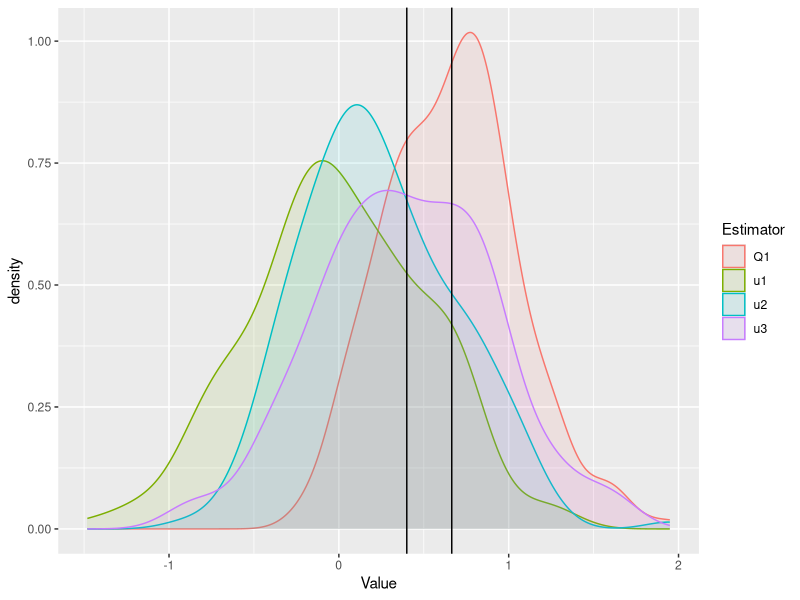
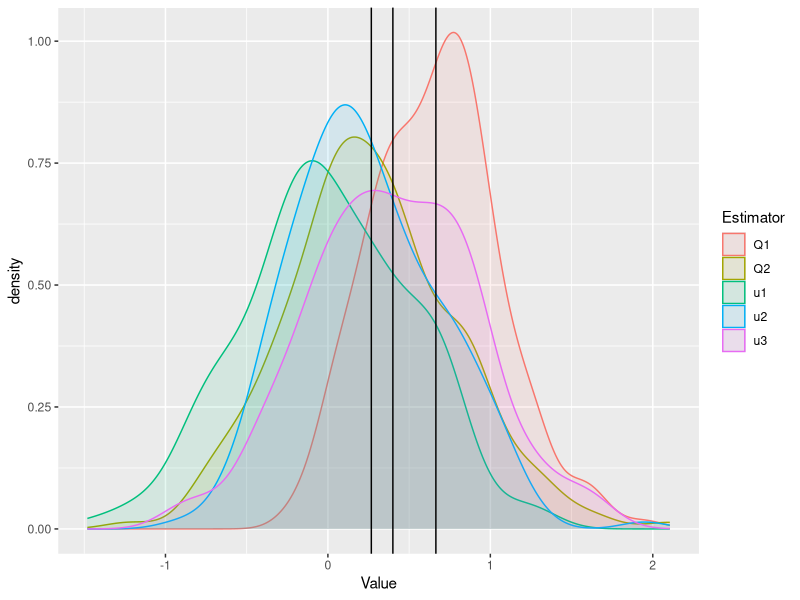
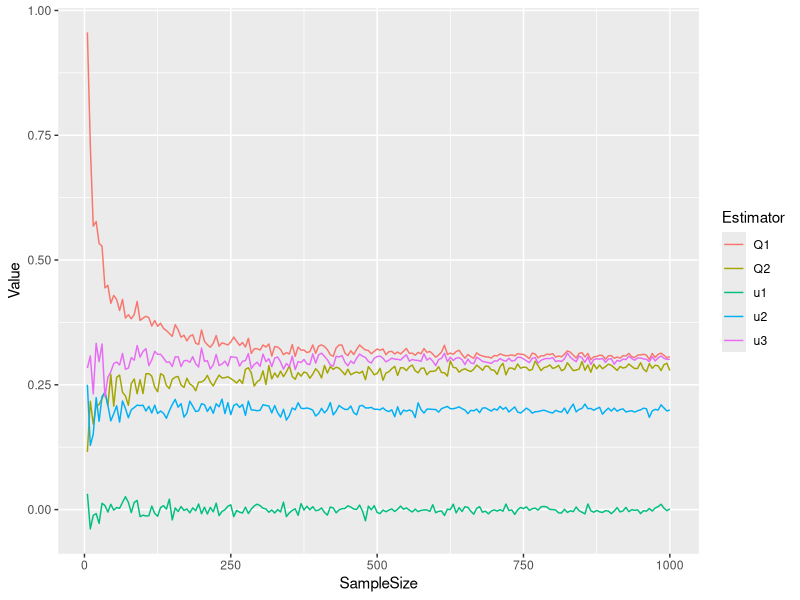

The R source for these figures, in order: (Note: a time limit stopped this script after it produced the figures.)
# Show the single estimator of the maximum expected value is biased

# assume we have three random variables

# each variable has its normal distribution

# get the 200 means of 100 samples for each variable

# get the maximum

# plot the density
X1 <- rep(NA, 200)
X2 <- rep(NA, 200)
X3 <- rep(NA, 200)
Q1 <- rep(NA, 200)
Q2 <- rep(NA, 200)


for(i in 1:200){
	X1[i] <- mean(rnorm(100, mean=0, sd=5))
	X2[i] <- mean(rnorm(100, mean=0.2, sd=5))
	X3[i] <- mean(rnorm(100, mean=0.4, sd=5))
	Q1[i] <- max(X1[i], X2[i], X3[i])
	a <- which(c(X1[i], X2[i], X3[i])==Q1[i])
	Q2[i] <- mean(rnorm(100, mean=c(0, 0.2, 0.4)[a], sd=5))
}

library(ggplot2)
df1 <- data.frame(Value = c(X1, X2, X3, Q1),Estimator=rep(c("u1","u2","u3","Q1"), each=200))
ggplot(df1, aes(Value, fill = Estimator, colour = Estimator)) +
  geom_density(alpha = 0.1) + geom_vline(xintercept = c(0.4, mean(Q1))) #+
#  geom_text(aes(x=c(0.4), label=c(paste("max =",0.4)), y=-0.05), angle=90, vjust = -1, size=11)+ 
#  geom_text(aes(x=c(mean(Q1)), label=c(paste("E(Q1) =", round(mean(Q1),2))), y=-0.05), angle=90, vjust = -1, size=5)+ 
#  geom_text(aes(x=c(mean(Q2)), label=c(paste("E(Q2) =", round(mean(Q2),2))), y=-0.05), angle=90, vjust = -1, size=5)

df2 <- data.frame(Value = c(X1, X2, X3, Q1, Q2),Estimator=rep(c("u1","u2","u3","Q1","Q2"), each=200))
ggplot(df2, aes(Value, fill = Estimator, colour = Estimator)) +
  geom_density(alpha = 0.1) + geom_vline(xintercept = c(0.4, mean(Q1), mean(Q2))) #+
#  geom_text(aes(x=c(0.4), label=c(paste("max =",0.4)), y=-0.05), angle=90, vjust = -1, size=11)+ 
#  geom_text(aes(x=c(mean(Q1)), label=c(paste("E(Q1) =", round(mean(Q1),2))), y=-0.05), angle=90, vjust = -1, size=5)+ 
#  geom_text(aes(x=c(mean(Q2)), label=c(paste("E(Q2) =", round(mean(Q2),2))), y=-0.05), angle=90, vjust = -1, size=5)


  
# convergence
X1 <- matrix(rep(NA, 200*200), nrow=200)
X2 <- matrix(rep(NA, 200*200), nrow=200)
X3 <- matrix(rep(NA, 200*200), nrow=200)
Q1 <- matrix(rep(NA, 200*200), nrow=200)
Q2 <- matrix(rep(NA, 200*200), nrow=200)
for(j in 1:200){
	for(i in 1:200){
		X1[i,j] <- mean(rnorm(i*5, mean=0, sd=2))
		X2[i,j] <- mean(rnorm(i*5, mean=0.2, sd=2))
		X3[i,j] <- mean(rnorm(i*5, mean=0.3, sd=2))
		Q1[i,j] <- max(X1[i,j], X2[i,j], X3[i,j])
		a <- which(c(X1[i,j], X2[i,j], X3[i,j])==Q1[i,j])
		Q2[i,j] <- mean(rnorm(i*5, mean=c(0, 0.2, 0.3)[a], sd=2))
	}
}
df2 <- data.frame(Value = c(rowMeans(X1), rowMeans(X2), rowMeans(X3), rowMeans(Q1), rowMeans(Q2)),Estimator=rep(c("u1","u2","u3","Q1","Q2"), each=200), SampleSize=rep(5*(1:200),5))
ggplot(df2, aes(x=SampleSize, y=Value, fill = Estimator, colour = Estimator)) + geom_line()# +  geom_line(aes(linetype=Estimator))
 

# Weighted Q learning

# Grid World in https://papers.nips.cc/paper/3964-double-q-learning
# a simplized version of the environment
dostep <- function(currX, currY, targetX=3, targetY=3, action)  { 
	# action <- c("N", "E", "S", "W")[action]
	reward <- 0 # default
	if((currX==1 & action==1)|	# "N" hit the upper wall 
		(currX==3 & action==3)|	# "S" hit the bottom wall
		(currY==1 & action==4)|	# "W" hit the left wall
		(currY==3 & action==2)){# "E" hit the right wall
			# reward=-1
			newX=currX
			newY=currY
	} else {	
		if (action==1){  # "N"
			newX=currX-1
			newY=currY			
		} else if (action==3){  # "S"
			newX=currX+1
			newY=currY			
		}else if (action==2){	# "E"
			newX=currX
			newY=currY+1			
		}else if(action==4){	# "W"
			newX=currX
			newY=currY-1			
		}
	} 

	if ((newX==targetX)&(newY==targetY)){ # land on garget (prize)
		reward=5
	} else {
		reward <- sample(c(-12, 10),1)
	}
	
	return(list(newX=newX, newY=newY, reward=reward))
}


# select action
greedy <- function(Qa, Qb=NULL, epsilon=0.05){	# Qa, Qb (length 4) = Q values of current position, epsilon-greedy 
	if(runif(1)<epsilon){
		A <- sample(1:4, 1) # sample(c("N", "E", "S", "W"), 1)
	} else {
		if(is.null(Qb)){
			Qab <- Qa	#Q-learning
		} else {
			Qab <- (Qa + Qb)/2	# double Q-learning
		}
		temp <- which(Qab %in% max(Qab))
		if(length(temp)>1) {
			temp <- sample(temp,1)
		}
		A <- temp
	}
	
	return(A)
}



# Q learning
# initial
QA <- array(0, dim=c(3,3,4))
N <- matrix(0, nrow=3, ncol=3) # for calculating epsilon
na <- array(0, dim=c(3,3,4)) # for calculating learning rate
gamma <- 0.95

experiments <- 500
steps <- 20000

Q_Start_Max <- matrix(NA, nrow=experiments, ncol=steps)
Q_reward_experiment <- matrix(NA, nrow=experiments, ncol=steps)

for(i in 1:experiments) {

	QA[] <- 0
	N[] <- 0
	na[] <- 0
	currX <- 1
	currY <- 1
	
	for (j in 1:steps){
		if(currX==3 & currY==3){
			currX <- 1
			currY <- 1
		}

		Q_Start_Max[i, j] <- max(QA[1, 1, ])
		N[currX, currY] <- N[currX, currY] + 1
		A <- greedy(Qa=QA[currX, currY, ],epsilon=1/sqrt(N[currX, currY]))
		na[currX, currY, A] <- na[currX, currY, A] + 1
		currStep <- dostep(currX, currY, action=A)
		nextX <- currStep$newX
		nextY <- currStep$newY
		reward <- currStep$reward
		Q_reward_experiment[i, j] <- reward		
		nextA <- greedy(QA[nextX, nextY, ], epsilon=0)
		# update Q(s,a)
		lr <- 1/na[currX, currY, A]
		#lr <- 1/(na[currX, currY, A]^0.8)
		QA[currX, currY, A] <- QA[currX, currY, A] + lr*(reward+gamma*QA[nextX, nextY, nextA]-QA[currX, currY, A])
		currX <- nextX
		currY <- nextY	
	}
}



# Double Q-learning
# initial
QA <- array(0, dim=c(3,3,4))
QB <- array(0, dim=c(3,3,4))
N <- matrix(0, nrow=3, ncol=3)
naA <- array(0, dim=c(3,3,4)) # for calculating learning rate
naB <- array(0, dim=c(3,3,4)) # for calculating learning rate
gamma <- 0.95

experiments <- 500
steps <- 20000

DQ_Start_Max <- matrix(NA, nrow=experiments, ncol=steps)
DQ_reward_experiment <- matrix(NA, nrow=experiments, ncol=steps)

for(i in 1:experiments) {

	QA[] <- 0
	QB[] <- 0
	N[] <- 0
	naA[] <- 0
	naB[] <- 0
	currX <- 1
	currY <- 1
	
	for (j in 1:steps){
		if(currX==3 & currY==3){
			currX <- 1
			currY <- 1
		}
		QAB <- (QA + QB)/2
		DQ_Start_Max[i, j] <- max(QAB[1, 1, ])
		N[currX, currY] <- N[currX, currY] + 1
		A <- greedy(Qa=QAB[currX, currY, ],epsilon=1/sqrt(N[currX, currY]))
		currStep <- dostep(currX, currY, action=A)
		nextX <- currStep$newX
		nextY <- currStep$newY
		reward <- currStep$reward
		DQ_reward_experiment[i, j] <- reward
		#lr <- 1/(N[currX, currY]^0.8)
		if(runif(1)<0.5){
			nextA <- greedy(QA[nextX, nextY, ], epsilon=0)
			naA[currX, currY, A] <- naA[currX, currY, A] + 1
			lr <- 1/naA[currX, currY, A]
			QA[currX, currY, A] <- QA[currX, currY, A] + lr*(reward+gamma*QB[nextX, nextY, nextA]-QA[currX, currY, A])
		} else {
			nextB <- greedy(QB[nextX, nextY, ], epsilon=0)
			naB[currX, currY, A] <- naB[currX, currY, A] + 1
			lr <- 1/naB[currX, currY, A]
			QB[currX, currY, A] <- QB[currX, currY, A] + lr*(reward+gamma*QA[nextX, nextY, nextB]-QB[currX, currY, A])
			
		}
		currX <- nextX
		currY <- nextY	
	}
}




# Weighted Double Q-learning
# initial
QA <- array(0, dim=c(3,3,4))
QB <- array(0, dim=c(3,3,4))
N <- matrix(0, nrow=3, ncol=3)
naA <- array(0, dim=c(3,3,4)) # for calculating learning rate
naB <- array(0, dim=c(3,3,4)) # for calculating learning rate
gamma <- 0.95

experiments <- 500
steps <- 20000

WDQ_Start_Max_0_75 <- matrix(NA, nrow=experiments, ncol=steps)
WDQ_reward_experiment_0_75 <- matrix(NA, nrow=experiments, ncol=steps)
weight <- 0.75
for(i in 1:experiments) {

	QA[] <- 0
	QB[] <- 0
	N[] <- 0
	naA[] <- 0
	naB[] <- 0
	currX <- 1
	currY <- 1
	
	for (j in 1:steps){
		if(currX==3 & currY==3){
			currX <- 1
			currY <- 1
		}
		QAB <- (QA + QB)/2
		WDQ_Start_Max_0_75[i, j] <- max(QAB[1, 1, ])
		N[currX, currY] <- N[currX, currY] + 1
		A <- greedy(Qa=QAB[currX, currY, ] ,epsilon=1/sqrt(N[currX, currY]))
		currStep <- dostep(currX, currY, action=A)
		nextX <- currStep$newX
		nextY <- currStep$newY
		reward <- currStep$reward
		WDQ_reward_experiment_0_75[i, j] <- reward
		#lr <- 1/(N[currX, currY]^0.8)
		if(runif(1)<0.5){
			nextA <- greedy(QA[nextX, nextY, ], epsilon=0)
			naA[currX, currY, A] <- naA[currX, currY, A] + 1
			lr <- 1/naA[currX, currY, A]
			QA[currX, currY, A] <- QA[currX, currY, A] + lr*(reward+gamma*(weight*QA[nextX, nextY, nextA]+(1-weight)*QB[nextX, nextY, nextA])-QA[currX, currY, A])
		} else {
			nextB <- greedy(QB[nextX, nextY, ], epsilon=0)
			naB[currX, currY, A] <- naB[currX, currY, A] + 1
			lr <- 1/naB[currX, currY, A]
			QB[currX, currY, A] <- QB[currX, currY, A] + lr*(reward+gamma*(weight*QB[nextX, nextY, nextB]+(1-weight)*QA[nextX, nextY, nextB])-QB[currX, currY, A])			
		}
		currX <- nextX
		currY <- nextY	
	}
}

#Q_Start_Max_mean <- colMeans(Q_Start_Max)
#Q_reward_experiment_mean <- colMeans(Q_reward_experiment)

#DQ_Start_Max_mean <- colMeans(DQ_Start_Max)
#DQ_reward_experiment_mean <- colMeans(DQ_reward_experiment)

WDQ_Start_Max_mean_0_75 <- colMeans(WDQ_Start_Max_0_75)
WDQ_reward_experiment_mean_0_75 <- colMeans(WDQ_reward_experiment_0_75)







# Q learning
# initial
QA <- array(0, dim=c(3,3,4))
N <- matrix(0, nrow=3, ncol=3)
na <- array(0, dim=c(3,3,4)) # for calculating learning rate
gamma <- 0.95

experiments <- 500
steps <- 20000

Q_Start_Max2 <- matrix(NA, nrow=experiments, ncol=steps)
Q_reward_experiment2 <- matrix(NA, nrow=experiments, ncol=steps)

for(i in 1:experiments) {

	QA[] <- 0
	N[] <- 0
	na[] <- 0
	currX <- 1
	currY <- 1
	
	for (j in 1:steps){
		if(currX==3 & currY==3){
			currX <- 1
			currY <- 1
		}

		Q_Start_Max2[i, j] <- max(QA[1, 1, ])
		N[currX, currY] <- N[currX, currY] + 1
		A <- greedy(Qa=QA[currX, currY, ],epsilon=1/sqrt(N[currX, currY]))
		na[currX, currY, A] <- na[currX, currY, A] + 1
		currStep <- dostep(currX, currY, action=A)
		nextX <- currStep$newX
		nextY <- currStep$newY
		reward <- currStep$reward
		Q_reward_experiment2[i, j] <- reward		
		nextA <- greedy(QA[nextX, nextY, ], epsilon=0)
		# update Q(s,a)
		# lr <- 1/N[currX, currY]
		lr <- 1/(na[currX, currY, A]^0.8)
		QA[currX, currY, A] <- QA[currX, currY, A] + lr*(reward+gamma*QA[nextX, nextY, nextA]-QA[currX, currY, A])
		currX <- nextX
		currY <- nextY	
	}
}



# Double Q-learning
# initial
QA <- array(0, dim=c(3,3,4))
QB <- array(0, dim=c(3,3,4))
N <- matrix(0, nrow=3, ncol=3)
naA <- array(0, dim=c(3,3,4)) # for calculating learning rate
naB <- array(0, dim=c(3,3,4)) # for calculating learning rate
gamma <- 0.95

experiments <- 500
steps <- 20000

DQ_Start_Max2 <- matrix(NA, nrow=experiments, ncol=steps)
DQ_reward_experiment2 <- matrix(NA, nrow=experiments, ncol=steps)

for(i in 1:experiments) {

	QA[] <- 0
	QB[] <- 0
	N[] <- 0
	naA[] <- 0
	naB[] <- 0
	currX <- 1
	currY <- 1
	
	for (j in 1:steps){
		if(currX==3 & currY==3){
			currX <- 1
			currY <- 1
		}
		QAB <- (QA + QB)/2
		DQ_Start_Max2[i, j] <- max(QAB[1, 1, ])
		N[currX, currY] <- N[currX, currY] + 1
		A <- greedy(Qa=QAB[currX, currY, ],epsilon=1/sqrt(N[currX, currY]))
		currStep <- dostep(currX, currY, action=A)
		nextX <- currStep$newX
		nextY <- currStep$newY
		reward <- currStep$reward
		DQ_reward_experiment2[i, j] <- reward
		if(runif(1)<0.5){
			nextA <- greedy(QA[nextX, nextY, ], epsilon=0)
			naA[currX, currY, A] <- naA[currX, currY, A] + 1
			lr <- 1/(naA[currX, currY, A]^0.8)
			QA[currX, currY, A] <- QA[currX, currY, A] + lr*(reward+gamma*QB[nextX, nextY, nextA]-QA[currX, currY, A])
		} else {
			nextB <- greedy(QB[nextX, nextY, ], epsilon=0)
			naB[currX, currY, A] <- naB[currX, currY, A] + 1
			lr <- 1/(naB[currX, currY, A]^0.8)			
			QB[currX, currY, A] <- QB[currX, currY, A] + lr*(reward+gamma*QA[nextX, nextY, nextB]-QB[currX, currY, A])			
		}
		currX <- nextX
		currY <- nextY	
	}
}




# Weighted Double Q-learning
# initial
QA <- array(0, dim=c(3,3,4))
QB <- array(0, dim=c(3,3,4))
N <- matrix(0, nrow=3, ncol=3)
naA <- array(0, dim=c(3,3,4)) # for calculating learning rate
naB <- array(0, dim=c(3,3,4)) # for calculating learning rate
gamma <- 0.95

experiments <- 500
steps <- 20000

WDQ_Start_Max2_0_75 <- matrix(NA, nrow=experiments, ncol=steps)
WDQ_reward_experiment2_0_75 <- matrix(NA, nrow=experiments, ncol=steps)
weight <- 0.75
for(i in 1:experiments) {

	QA[] <- 0
	QB[] <- 0
	N[] <- 0
	naA[] <- 0
	naB[] <- 0
	currX <- 1
	currY <- 1
	
	for (j in 1:steps){
		if(currX==3 & currY==3){
			currX <- 1
			currY <- 1
		}
		QAB <- (QA + QB)/2
		WDQ_Start_Max2_0_75[i, j] <- max(QAB[1, 1, ])
		N[currX, currY] <- N[currX, currY] + 1
		A <- greedy(Qa=QAB[currX, currY, ],epsilon=1/sqrt(N[currX, currY]))
		currStep <- dostep(currX, currY, action=A)
		nextX <- currStep$newX
		nextY <- currStep$newY
		reward <- currStep$reward
		WDQ_reward_experiment2_0_75[i, j] <- reward
		if(runif(1)<0.5){
			nextA <- greedy(QA[nextX, nextY, ], epsilon=0)
			naA[currX, currY, A] <- naA[currX, currY, A] + 1
			lr <- 1/(naA[currX, currY, A]^0.8)			
			QA[currX, currY, A] <- QA[currX, currY, A] + lr*(reward+gamma*(weight*QA[nextX, nextY, nextA]+(1-weight)*QB[nextX, nextY, nextA])-QA[currX, currY, A])
		} else {
			nextB <- greedy(QB[nextX, nextY, ], epsilon=0)
			naB[currX, currY, A] <- naB[currX, currY, A] + 1
			lr <- 1/(naB[currX, currY, A]^0.8)				
			QB[currX, currY, A] <- QB[currX, currY, A] + lr*(reward+gamma*(weight*QB[nextX, nextY, nextB]+(1-weight)*QA[nextX, nextY, nextB])-QB[currX, currY, A])			
		}
		currX <- nextX
		currY <- nextY	
	}
}


#Q_Start_Max_mean2 <- colMeans(Q_Start_Max2)
#Q_reward_experiment_mean2 <- colMeans(Q_reward_experiment2)

#DQ_Start_Max_mean2 <- colMeans(DQ_Start_Max2)
#DQ_reward_experiment_mean2 <- colMeans(DQ_reward_experiment2)

WDQ_Start_Max_mean2_0_75 <- colMeans(WDQ_Start_Max2_0_75)
WDQ_reward_experiment_mean2_0_75 <- colMeans(WDQ_reward_experiment2_0_75)


df1 <- data.frame(Q_Start = c(Q_Start_Max_mean, DQ_Start_Max_mean, WDQ_Start_Max_mean_0_25, WDQ_Start_Max_mean, WDQ_Start_Max_mean_0_75, Q_Start_Max_mean2, DQ_Start_Max_mean2, WDQ_Start_Max_mean2_0_25, WDQ_Start_Max_mean2, WDQ_Start_Max_mean2_0_75), steps=rep(1:steps,10), Method=rep(rep(c("QL", "DQL", "WDQL(0.25)", "WDQL(0.5)", "WDQL(0.75)"),each=steps),2), Learning_Rate = rep(c("Linear","polynomial"),each=steps*5))
library("ggplot2")
ggplot(data = df1, aes(x = steps, y = Q_Start, group = Method , colour = Method)) +     
	# geom_line() +
  geom_smooth() +  facet_grid( ~Learning_Rate ) +
  xlab("Time steps") +
  ylab("Start point Max Value")   +
  geom_hline(yintercept=0.36, linetype=3)
  # ggtitle("The returns of each time step when alpha=0.25")  
  

df2 <- data.frame(Reward = c(Q_reward_experiment_mean, DQ_reward_experiment_mean, WDQ_reward_experiment_mean_0_25, WDQ_reward_experiment_mean, WDQ_reward_experiment_mean_0_75, Q_reward_experiment_mean2, DQ_reward_experiment_mean2, WDQ_reward_experiment_mean2_0_25, WDQ_reward_experiment_mean2, WDQ_reward_experiment_mean2_0_75), steps=rep(1:steps,10), Method=rep(rep(c("QL", "DQL", "WDQL(0.25)", "WDQL(0.5)", "WDQL(0.75)"),each=steps),2), Learning_Rate = rep(c("Linear","polynomial"),each=steps*5))
library("ggplot2")
ggplot(data = df2, aes(x = steps, y = Reward, group = Method , colour = Method)) +       
  geom_smooth() +  facet_grid( ~Learning_Rate ) +
  xlab("Time steps") +
  ylab("Reward per step")   +
  geom_hline(yintercept=0.5, linetype=3)
  # ggtitle("The returns of each time step when alpha=0.25")    
  
